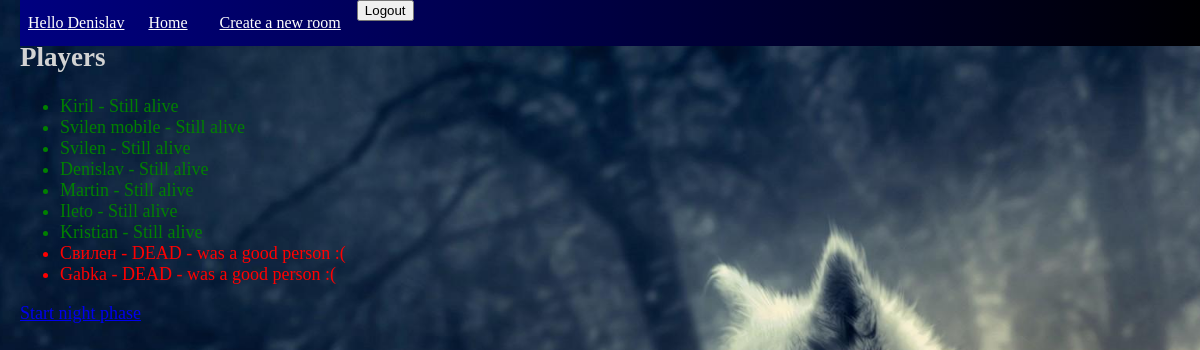
/game/25 (signed in), run on the app's committed database.
### wolfs_game/models.py (models this page shows, shortened)
class Player(models.Model):
    user = models.OneToOneField(User, on_delete=models.DO_NOTHING)
    player_character = models.ForeignKey(Character, on_delete=models.DO_NOTHING)
    is_alive = models.BooleanField(default=True)
    room = models.ForeignKey(Room, on_delete=models.DO_NOTHING)

### wolfs_game/views.py (the view)
# urls.py: path('game/<int:pk>', game, name='game'),
def game(request, pk):
    current_game = get_object_or_404(Game, pk=pk)
    try:
        user_player = Player.objects.get(user=request.user)
    except Player.DoesNotExist:
        user_player = None
    context = {
        "game": current_game,
        "user_player": user_player,
    }
    return render(request, 'game.html', context)

### templates/game.html (shortened to what this page needs)
{% extends 'base.html' %}
{% block content %}
    <div style="font-size: large">
        <h2>Players</h2>
        <ul>
            {% for player in game.all_players.all %}
                {% if player.is_alive %}
                    <li style="color: green">{{ player.user.first_name }} - Still alive</li>
                {% else %}
                    {% if player.player_character.is_role_good %}
                        <li style="color: red">{{ player.user.first_name }} - DEAD - was a good person :(</li>
                    {% else %}
                        <li style="color: red">{{ player.user.first_name }} - DEAD - Pure Evil</li>
                    {% endif %}
                {% endif %}
            {% endfor %}
        </ul>
        <a href="{% url 'night-phase' pk=game.pk %}">Start night phase</a>
        <br><br><br><br>
    </div>
{% endblock %}

### templates/base.html (shortened to what this page needs)
{% load static %}
<!doctype html>
<html lang="en">
<head>
    <link rel="stylesheet" type="text/css" href="{% static 'style.css' %}">
</head>
<header>
    <div class="navigation">
        <ul>
            {% if user.is_authenticated %}
                <li><a href="#" class="username">Hello {{ user.first_name }}</a></li>
                <li><a href="{% url 'index' %}">Home</a></li>
                <li><a href="{% url 'create-room' %}">Create a new room</a></li>
                <li>
                    <form action="{% url 'logout' %}" method="post">
                        <button type="submit" class="logout-btn">Logout</button>
                    </form>
                </li>
            {% else %}
                <li><a href="{% url 'login-user' %}">Login</a></li>
                <li><a href="{% url 'create-user' %}">New User</a></li>
            {% endif %}
        </ul>
    </div>
</header>
<body>
<div class="content">
    {% block content %}
    {% endblock %}
</div>
</body>
</html>

### staticfiles/style.css (style rules this page uses)
body { display: flex; height: 100vh; margin: 20px; color: lightgray; background-image: url('/staticfiles/background.jpg'); background-size: cover; background-repeat: no-repeat; background-position: center; }
.navigation { background: linear-gradient(to right, navy, black); width: 100%; margin: 0; padding: 0; position: fixed; top: 0; }
.navigation ul { list-style-type: none; margin: 0; padding: 0; overflow: hidden; width: 100%; font-family: "Comic Sans MS"; }
.navigation li { float: left; }
.navigation li a { color: white; display: block; padding: 14px 16px; background-color: transparent; border-radius: 20px; transition: border 0.3s, transform 0.3s; text-underline: none; }
.navigation li a.username { padding: 14px 8px; }

### data on the page
Player: user.first_name "Kiril"
Player: user.first_name "Svilen mobile"
Player: user.first_name "Svilen"
Player: user.first_name "Denislav"
Player: user.first_name "Martin"
Player: user.first_name "Ileto"
Player: user.first_name "Kristian"
Player: user.first_name "Свилен"
Player: user.first_name "Gabka"

### other printed values
{{ user.first_name }} "Denislav"
